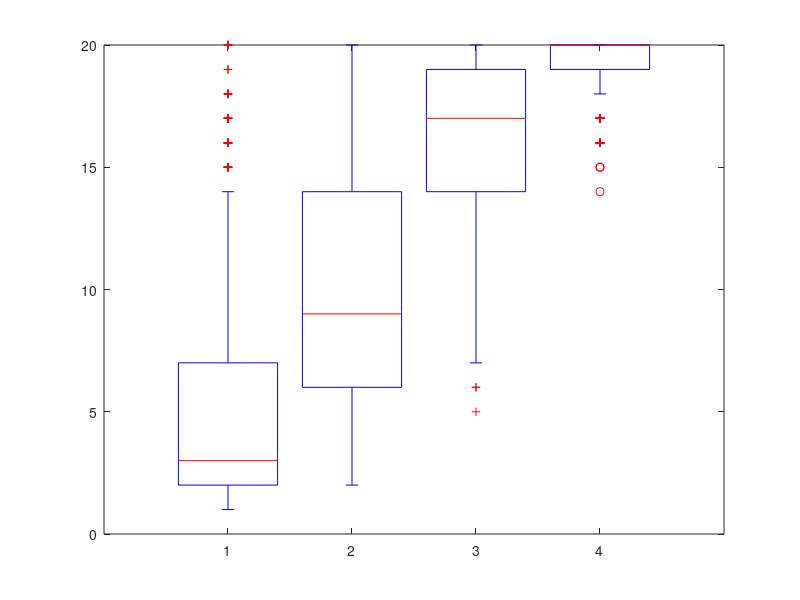

Here is the MATLAB script that generated this plot: (Note: this script raises an error after producing the figure.)
%% DP Script
path(path,'../');
clear all;
close all;

% Sample from the fixed model
N = 100;
K = 20;

alpvals = [0.1 1 10 100];

NITS = 1000;
for a = 1:length(alpvals)
    Z = zeros(N,K);
    Z(:,1) = 1;
    alp = alpvals(a);
    for it = 1:NITS
        for n = 1:N
            Z(n,:) = 0;
            c = sum(Z);
            probs = (c + alp/K)./(alp + sum(c));
            pos = find(rand<=cumsum(probs));
            Z(n,pos) = 1;
        end
        c = sum(Z);
        nz(it,a) = sum(c>0);
    end
end
%%
b = boxplot(nz)
for i = 1:length(b(:))
    set(b(i),'linewidth',2);
end
set(gca,'xtick',[1:4],'xticklabel',alpvals)

setupPlot;

xlabel('$\alpha$','interpreter','latex','fontsize',24)
ylabel('Number of non-empty components');
makePDF('DPfixed.eps');

%% Sample from DP prior
close all;
N = 100;
alpvals = [0.1 1 10 100];
nClusters = [];
for a = 1:length(alpvals)
    Z = repmat(1,N,1);
    cluster_counts = N;
    alp = alpvals(a);
    for it = 1:NITS
        for n = 1:N
            current = Z(n);
            Z(n) = -1;
            cluster_counts(current) = cluster_counts(current) - 1;
            if cluster_counts(current) == 0
                % Delete
                cluster_counts(current) = [];
                pos = find(Z>current);
                Z(pos) = Z(pos) - 1;
            end

            Post = [cluster_counts alp];
            Post = Post./sum(Post);
            new_cluster = find(rand<=cumsum(Post),1);

            if new_cluster > max(Z)
                cluster_counts(1,end+1) = 1;
                Z(n) = max(Z) + 1;
            else
                cluster_counts(new_cluster) = cluster_counts(new_cluster) + 1;
                Z(n) = new_cluster;
            end

        end
        nClusters(it,a) = length(cluster_counts);
    end
end

%%
close all
hist(nClusters,1:2:max(nClusters(:)))
setupPlot
xlabel('Number of non-empty clusters');
ylabel('Frequency');
legend('\alpha = 0.1','\alpha = 1','\alpha = 10','\alpha = 100')
axis tight
makePDF('DPbars.eps');

%% DP Mixture example
% Sample some nice data
x = [randn(50,1)-5;randn(50,1);randn(50,1)+5];
x = sort(x);
base_mean = 0;
base_prec = 0.01;
obs_prec = 1;

N = length(x);
Z = repmat(1,N,1);
clustN = sum(N);
clustS = sum(x);
K = 1;
alp = 1;
simMatrix = zeros(N);
nClusters = [];
samplePars = 0;

if samplePars
    theta = [];
    [m,p] = getPost(clustN,clustS,base_mean,base_prec,obs_prec);
    theta = randn(1,K)./sqrt(p) + m;
end
for it = 1:NITS
    for n = 1:N
        current = Z(n);
        Z(n) = -1;
        clustN(current) = clustN(current) - 1;
        clustS(current) = clustS(current) - x(n);
        if clustN(current) == 0
            % Delete
            pos = find(Z>current);
            Z(pos) = Z(pos) - 1;
            clustN(current) = [];
            clustS(current) = [];
            K = K - 1;
            if samplePars
                theta(current) = [];
            end
        end
        
        Like = zeros(1,K+1);
        for k = 1:K
            if samplePars
                Like(k) = lognormpdf(x(n),theta(k),obs_prec);
            else
                Like(k) = clusterlike(x(n),clustN(k),clustS(k),base_mean,base_prec,obs_prec);
            end
        end
        Like(end) = clusterlike(x(n),0,0,base_mean,base_prec,obs_prec);
        Prior = [clustN alp]./(alp + N -1);
        Post = Like + log(Prior);
        Post = exp(Post - max(Post));
        Post = cumsum(Post./sum(Post));
        new_cluster = find(rand<Post,1);
        if new_cluster > K
            % create a new one
            K = K + 1;
            clustN(1,end+1) = 1;
            clustS(1,end+1) = x(n);
            Z(n) = max(Z) + 1;
            if samplePars
                [m,p] = getPost(1,x(n),base_mean,base_prec,obs_prec);
                theta(1,end+1) = randn/sqrt(p) + m;
            end
        else
            clustN(new_cluster) = clustN(new_cluster) + 1;
            clustS(new_cluster) = clustS(new_cluster) + x(n);
            Z(n) = new_cluster;
        end
    end
    if samplePars
        [m,p] = getPost(clustN,clustS,base_mean,base_prec,obs_prec);
        theta = randn(1,K)./sqrt(p) + m;
    end
    for k = 1:K
        pos = find(Z==k);
        simMatrix(pos,pos) = simMatrix(pos,pos) + 1;
    end
    if rem(it,10)==0
        figure(1);
        imagesc(simMatrix);drawnow
        figure(2);
        hold off
        for k = 1:K
            pos = find(Z==k);
            plot(x(pos),zeros(size(pos)),'o','markersize',20);
            hold all
        end
    end
    
    nClusters(it) = K;
end
%%
close all
figure(1);
hold off
for n = 1:N
    plot([x(n) x(n)],[0 1],'k');
    hold on
    plot(x(n),1,'ro')
end
ylim([0 2])
setupPlot
xlabel('x');
makePDF('CRP_data.eps');

figure(2)
imagesc(simMatrix);
setupPlot;
xlabel('n');
ylabel('n');
makePDFopengl('CRP_sim.eps');

figure(3);
hist(nClusters,unique(nClusters));
setupPlot;
xlabel('K');
ylabel('Frequency');
makePDF('CRP_K.eps');

